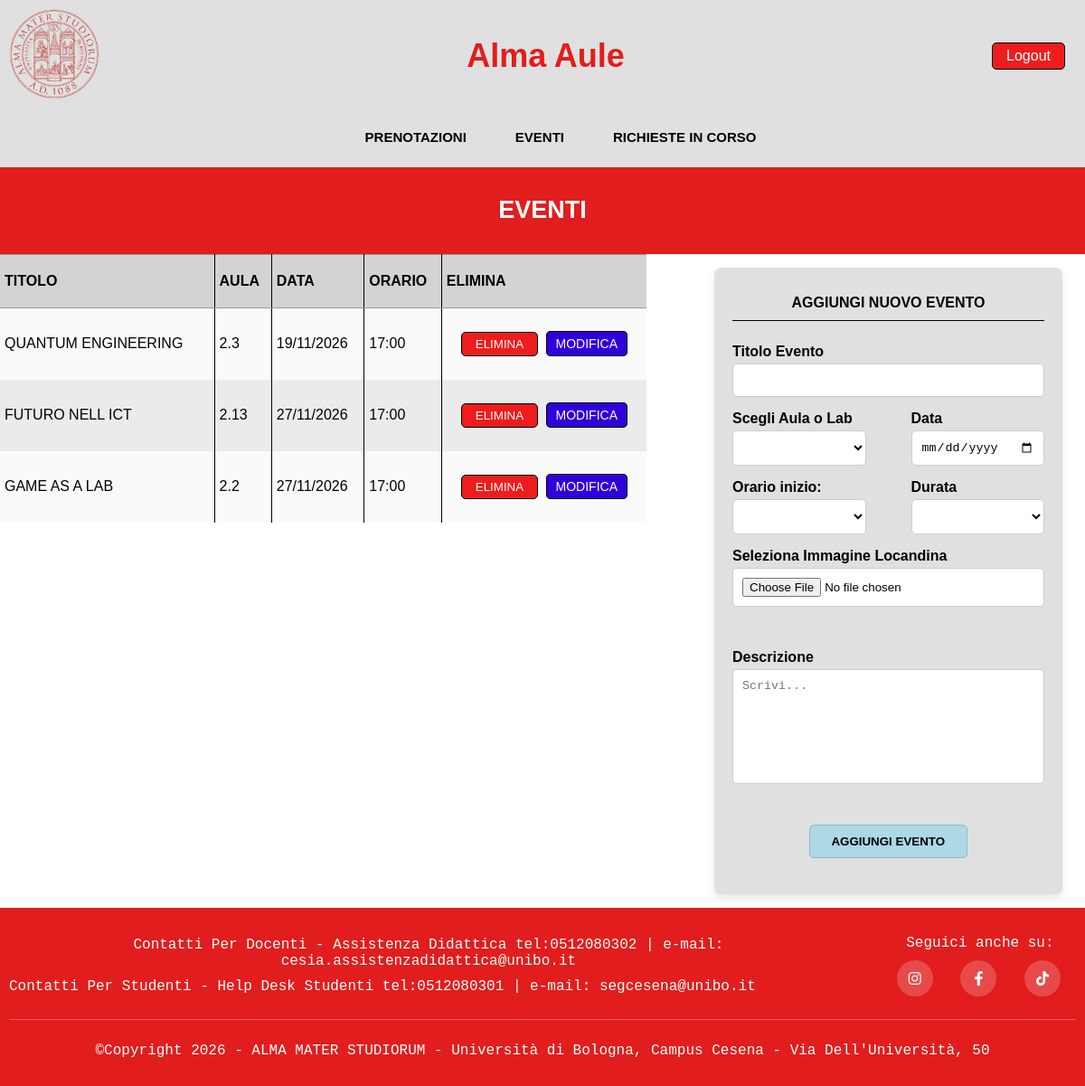
The app's page /eventi_admin.php (signed in) with its own data.
### tables this page shows
create table EVENTO (
     titolo char(20) not null,
     data date not null,
     oraInizio char(10) not null,
     durata int not null,
     numeroLab char(5),
     numeroAula char(5),
     locandina char(50),
     descrizione text(500),
     constraint ID_EVENTO_ID primary key (titolo));

### eventi_admin.php (called while the page is built)
<?php
require_once("bootstrap.php");
$templateParams["header"] = "header_pagine.php";
$templateParams["footer"] = "footer.php";
include("lista_eventi_admin.php");
include("nuovoEvento_amministratore.php");
require("template/eventi_admin_base.php");
?>

### db/database.php (called while the page is built, shortened)
<?php
class DatabaseHelper {
    private $db;
    public function __construct($servername, $username, $password, $dbname, $port){
        $this->db = new mysqli($servername, $username, $password, $dbname, $port);
    }
    public function get_eventi() {
        $stmt = $this->db->prepare("SELECT titolo, data, oraInizio, durata, numeroLab, numeroAula, locandina, descrizione
                  FROM EVENTO
                  ORDER BY data ASC, oraInizio ASC");
        $stmt->execute();
        $result = $stmt->get_result();
        return $result->fetch_all(MYSQLI_ASSOC);
    }
    public function get_aule(){
        $stmt = $this->db->prepare("SELECT numeroAula FROM aula");
        $stmt->execute();
        $result = $stmt->get_result();
        return $result->fetch_all(MYSQLI_ASSOC);
    }
    public function get_lab(){
        $stmt = $this->db->prepare("SELECT numeroLab FROM laboratorio");
        $stmt->execute();
        $result = $stmt->get_result();
        return $result->fetch_all(MYSQLI_ASSOC);
    }
}
?>

### bootstrap.php (called while the page is built, shortened)
<?php
require_once("db/database.php");
$dbh = new DatabaseHelper("127.0.0.1", "root", "", "Alma_aule_DB", 3306);
?>

### lista_eventi_admin.php (called while the page is built, shortened)
<?php
$templateParams["eventi"] = $dbh->get_eventi();
?>

### nuovoEvento_amministratore.php (called while the page is built, shortened)
<?php
$templateParams["aule"] = $dbh->get_aule();
$templateParams["lab"] = $dbh->get_lab();
$templateParams["azione"] = 0;
$templateParams["id"] = "";
?>

### template/nuovoEvento_amministratore_base.php (the view, shortened to what this page needs)
<div class="form-evento">
    <form action="eventi_admin.php?action=<?php echo $templateParams["azione"] ?? 0; ?>&id=<?php echo $_GET["id"] ?? ""; ?>" method="POST" class="form-form-evento" enctype="multipart/form-data">
        <ul>
            <li><div class="col-title">
                <?php if(isset($templateParams["form"])):
                    echo $templateParams["form"];
                else: ?>
                    AGGIUNGI NUOVO EVENTO
                <?php endif; ?>
            </div></li>
            <li>
                <div class="col">
                    <label for="nome-evento">Titolo Evento</label>
                    <input type="text" class="input-pieno" id="nome-evento" name="nominativo"
                    value="<?php if(isset($templateParams["titolo"])): echo $templateParams["titolo"]; endif;?>"/>
                </div>
            </li>
            <li>
                <div class="col">
                    <label for="aula-lab">Scegli Aula o Lab</label>
                    <select class="input-medio" name="aula-lab" id="aula-lab">
                        <option value="<?php if(isset($templateParams["aula"])): echo $templateParams["aula"]; endif;?>" hidden selected>
                        </option>
                        <?php foreach($templateParams["aule"] as $aula): ?>
                        <option value="<?php echo $aula["numeroAula"] ?>"><?php echo $aula["numeroAula"] ?></option>
                        <?php endforeach; ?>
                    </select>
                </div>
                <div class="col">
                    <label for="data">Data</label>
                    <input type="date" class="input-medio" id="data" name="data"
                    value="<?php if(isset($templateParams["data"])): echo $templateParams["data"]; endif;?>"/>
                </div>
            </li>
            <li>
                <div class="col">
                    <label for="ora">Orario inizio:</label>
                    <select class="input-medio" name="oraInizio" id="ora">
                        <option value="<?php if(isset($templateParams["oraInizio"])): echo $templateParams["oraInizio"]; endif;?>" hidden selected>
                        </option>
                        <option value="09:00">09:00</option>
                    </select>
                </div>
                <div class="col">
                <label for="durata">Durata</label>
                    <select class="input-medio" name="durataPermanenza" id="durata">
                        <option value="<?php if(isset($templateParams["durata"])): echo $templateParams["durata"]; endif;?>" hidden selected>
                        </option>
                        <option value="00:30">00:30</option>
                    </select>
                </div>
            </li>
            <li>
                <div class="col">
                    <label for="locandina-img">Seleziona Immagine Locandina</label>
                    <input type="file" class="input-pieno" id="locandina-img" name="locandina"/>
                </div>
            </li>
            <li>
                <div class="col">
                    <label for="descrizione">Descrizione</label>
                    <textarea name="descrizioneEvento" id="descrizione" rows="7" placeholder="Scrivi..."><?php if(isset($templateParams["descrizione"])): echo htmlspecialchars($templateParams["descrizione"]); endif;?></textarea>
                </div>
            </li>
            <li>
                <input type="submit" name="submit" class="button-nuovo-evento"
                value="<?php if(isset($templateParams["button"])): echo $templateParams["button"];
                else: ?> AGGIUNGI EVENTO <?php endif; ?>" />
            </li>
        </ul>
    </form>
</div>

### template/lista_eventi_admin_base.php (shortened to what this page needs)
<div class="table-container">
    <table class="table-eventi-admin">
        <thead>
            <tr>
                <th id="titolo-evento">TITOLO</th>
                <th id="numero-aula">AULA</th>
                <th id="data-evento">DATA</th>
                <th id="orario-evento">ORARIO</th>
                <th id="elimina-evento">ELIMINA</th>
            </tr>
        </thead>
        <tbody>
            <?php if(empty($templateParams["eventi"])): ?>
                <tr>
                    <td colspan="4" style="text-align: center;">Nessun evento in programma.</td>
                </tr>
            <?php else:
                foreach($templateParams["eventi"] as $evento): ?>
                    <?php
                        $luogo = !empty($evento['numeroAula']) ? $evento['numeroAula'] :
                                    (!empty($evento['numeroLab']) ? $evento['numeroLab'] : '-');
                        $dataFormattata = date("d/m/Y", strtotime($evento['data']));
                        $oraFormattata = date("H:i", strtotime($evento['oraInizio']));
                    ?>
                    <tr>
                        <td headers="titolo-evento"><?php echo htmlspecialchars($evento['titolo']); ?></td>
                        <td headers="numero-aula"><?php echo htmlspecialchars($luogo); ?></td>
                        <td headers="data-evento"><?php echo $dataFormattata; ?></td>
                        <td headers="orario-evento"><?php echo $oraFormattata; ?></td>
                        <td headers="elimina-evento">
                            <button class="button-elimina-evento" data-id="<?php echo $evento["titolo"]; ?>">ELIMINA</button>
                            <?php if($templateParams["azione"] == 1 && $evento["titolo"] == $templateParams["id"]): ?>
                                <a href="eventi_admin.php" class="button-modifica-evento">ANNULLA</a>
                            <?php else: ?>
                                <a href="eventi_admin.php?action=1&id=<?php echo $evento["titolo"]; ?>" class="button-modifica-evento"> MODIFICA</a>
                            <?php endif; ?>
                        </td>
                    </tr>
                <?php endforeach;
            endif; ?>
        </tbody>
    </table>
</div>

### css/style.css (style rules this page uses)
body { display: flex; flex-direction: column; min-height: 100vh; margin: 0; }
.login a, .logout-pc a, .conferma-login, .button-annulla-prenotazione, .button-elimina-prenotazione, .button-elimina-evento, .button-modifica-evento, .btn-accetta, .btn-rifiuta { color: #ffffff; text-decoration: none; background-color: #ed1d1d; border-radius: 5px; padding: 5px 15px; font-family: 'Lucida Sans', sans-serif; border: 1px solid #000; margin: 6px 2px; }
.button-modifica-evento { background-color: #2f00da; padding: 5px 10px; font-size: 14px; }
.form-prenotazione, .form-evento { margin: 15px; }
.form-form-prenotazione, .form-form-evento { background: rgb(224, 224, 224); padding: 0; border-radius: 8px; box-shadow: 0 4px 10px rgba(0,0,0,0.1); text-align: center; width: 100%; max-width: 700px; }
form ul { list-style: none; padding: 20px; margin: 0; }
form ul li { margin-bottom: 20px; }
form ul li input[type="submit"] { margin-top: 25px; }
input[type="file"]::-webkit-file-upload-button, input[type="file"] { cursor: pointer; }
.button-prenota, .button-nuova-prenotazione, .button-nuovo-evento { background-color: #add8e6; color: #000; border: 1px solid #8eb9c7; padding: 10px 20px; border-radius: 5px; font-family: 'Lucida Sans', sans-serif; font-weight: bold; cursor: pointer; transition: background-color 0.3s ease; text-decoration: none; }
table { width: 100%; font-family: 'Lucida Sans', sans-serif; border-spacing: 0; border-collapse: collapse; min-width: auto; margin-bottom: 25px; }
.table-container { overflow-x: auto; }
.table-prenotazioni-studente td:nth-child(-n+4):not(:last-child), .table-prenotazioni-studente th:nth-child(-n+4):not(:last-child), .table-prenotazioni-admin td:nth-child(-n+6):not(:last-child), .table-prenotazioni-admin th:nth-child(-n+6):not(:last-child), .table-eventi-admin td:nth-child(-n+4):not(:last-child), .table-eventi-admin th:nth-child(-n+4):not(:last-child), .table-cerca td:nth-child(-n+3):not(:last-child), .table-cerca th:nth-child(-n+3):not(:last-child), .table-richieste-admin td:nth-child(-n+6):not(:last-child), .table-richieste-admin th:nth-child(-n+6):not(:last-child) { border-right: 1px solid #000; }
table tr:nth-child(even) { background-color: #ebebeb; }
table tr:nth-child(odd) { background-color: #fafafa; }
table tr th { background-color: #d3d3d3; color: black; text-align: left; padding: 20px 5px; border-bottom: 1px solid #999; border-top: 1px solid #999; }
table tr td { color: black; text-align: left; padding: 20px 5px; }
.table-prenotazioni-studente tr td:last-child, .table-eventi-admin tr td:last-child { text-align: center; }
.form-prenotazione ul li:not(:nth-last-child(-n+2)), .form-evento ul li:not(:nth-last-child(-n+2)) { display: flex; gap: 50px; margin-bottom: 15px; text-align: left; font-weight: bold; font-family: 'Lucida Sans', sans-serif; }
.form-prenotazione ul li:first-child, .form-evento ul li:first-child { text-align: center; margin-bottom: 25px; }
.col, .col-title { display: flex; flex-direction: column; flex: 1; margin-top: auto; }
.col-title { padding: 10px 0; border-bottom: 1px solid #000000; }
.form-prenotazione ul li label, .form-evento ul li label { margin-bottom: 4px; }
.input-medio, .input-pieno, ul li textarea { resize: none; width: 100%; padding: 10px; border: 1px solid #ccc; border-radius: 5px; box-sizing: border-box; background-color: #ffffff; }
@media screen and (min-width: 892px) { .form-form-prenotazione, .form-form-evento { width: 100%; } }
@media screen and (min-width: 892px) { .form-prenotazione, .form-evento { align-items: start; width: 100%; } }

### records on screen
evento: titolo "QUANTUM ENGINEERING", numeroAula "2.3", data "19/11/2026", oraInizio "17:00"
evento: titolo "FUTURO NELL ICT", numeroAula "2.13", data "27/11/2026", oraInizio "17:00"
evento: titolo "GAME AS A LAB", numeroLab "2.2", data "27/11/2026", oraInizio "17:00"
